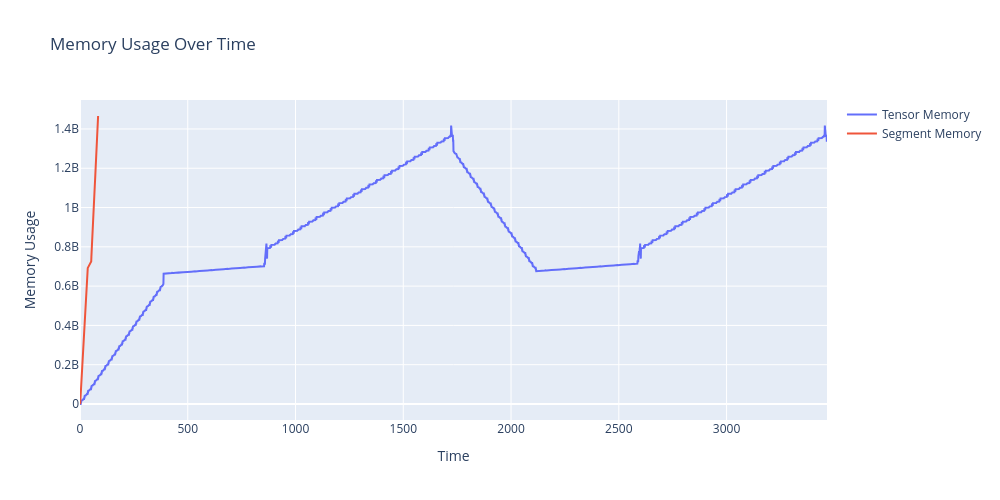

The cell this chart's notebook holds for it:
### Code cell
config = Config()
config.trainer.huggingface_enable = True
config.trainer.huggingface_model_name = "facebook/opt-350m"
config.trainer.fp16 = True
xmem = XMem(
    batch_size=1,
    max_gpu_memory_in_gb=12,
	config=config,
)
result = xmem.estimate(profiler_file=p_files[-2], output_only=False)
result
